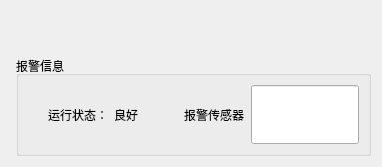
            <widget class="QWidget" name="page_4">
             <layout class="QGridLayout" name="gridLayout_8">
              <item row="1" column="1">
               <layout class="QGridLayout" name="display3dLayout_2"/>
              </item>
              <item row="0" column="1">
               <spacer name="horizontalSpacer_2">
                <property name="orientation">
                 <enum>Qt::Horizontal</enum>
                </property>
                <property name="sizeHint" stdset="0">
                 <size>
                  <width>40</width>
                  <height>5</height>
                 </size>
                </property>
               </spacer>
              </item>
              <item row="2" column="1">
               <widget class="QGroupBox" name="groupBox_2">
                <property name="title">
                 <string>报警信息</string>
                </property>
                <layout class="QGridLayout" name="gridLayout_16">
                 <property name="leftMargin">
                  <number>0</number>
                 </property>
                 <property name="topMargin">
                  <number>0</number>
                 </property>
                 <property name="rightMargin">
                  <number>0</number>
                 </property>
                 <property name="bottomMargin">
                  <number>0</number>
                 </property>
                 <item row="0" column="1">
                  <widget class="QWidget" name="widget_2" native="true">
                   <layout class="QGridLayout" name="gridLayout_18">
                    <item row="0" column="0">
                     <spacer name="verticalSpacer_5">
                      <property name="orientation">
                       <enum>Qt::Vertical</enum>
                      </property>
                      <property name="sizeType">
                       <enum>QSizePolicy::Fixed</enum>
                      </property>
                      <property name="sizeHint" stdset="0">
                       <size>
                        <width>20</width>
                        <height>40</height>
                       </size>
                      </property>
                     </spacer>
                    </item>
                    <item row="0" column="1">
                     <widget class="QLabel" name="label_2">
                      <property name="text">
                       <string>运行状态：</string>
                      </property>
                     </widget>
                    </item>
                    <item row="0" column="2">
                     <widget class="QLabel" name="stateLabel">
                      <property name="text">
                       <string>良好</string>
                      </property>
                     </widget>
                    </item>
                    <item row="0" column="4">
                     <widget class="QLabel" name="label_4">
                      <property name="text">
                       <string>报警传感器</string>
                      </property>
                     </widget>
                    </item>
                    <item row="0" column="5">
                     <widget class="QLineEdit" name="lineEdit">
                      <property name="sizePolicy">
                       <sizepolicy hsizetype="Expanding" vsizetype="Preferred">
                        <horstretch>0</horstretch>
                        <verstretch>0</verstretch>
                       </sizepolicy>
                      </property>
                     </widget>
                    </item>
                    <item row="0" column="3">
                     <spacer name="horizontalSpacer_19">
                      <property name="orientation">
                       <enum>Qt::Horizontal</enum>
                      </property>
                      <property name="sizeHint" stdset="0">
                       <size>
                        <width>40</width>
                        <height>20</height>
                       </size>
                      </property>
                     </spacer>
                    </item>
                   </layout>
                  </widget>
                 </item>
                </layout>
               </widget>
              </item>
              <item row="1" column="0">
               <spacer name="verticalSpacer_10">
                <property name="orientation">
                 <enum>Qt::Vertical</enum>
                </property>
                <property name="sizeHint" stdset="0">
                 <size>
                  <width>5</width>
                  <height>40</height>
                 </size>
                </property>
               </spacer>
              </item>
              <item row="2" column="0">
               <spacer name="verticalSpacer_20">
                <property name="orientation">
                 <enum>Qt::Vertical</enum>
                </property>
                <property name="sizeType">
                 <enum>QSizePolicy::Fixed</enum>
                </property>
                <property name="sizeHint" stdset="0">
                 <size>
                  <width>5</width>
                  <height>100</height>
                 </size>
                </property>
               </spacer>
              </item>
              <item row="0" column="0">
               <spacer name="verticalSpacer_21">
                <property name="orientation">
                 <enum>Qt::Vertical</enum>
                </property>
                <property name="sizeType">
                 <enum>QSizePolicy::Fixed</enum>
                </property>
                <property name="sizeHint" stdset="0">
                 <size>
                  <width>5</width>
                  <height>5</height>
                 </size>
                </property>
               </spacer>
              </item>
             </layout>
            </widget>
